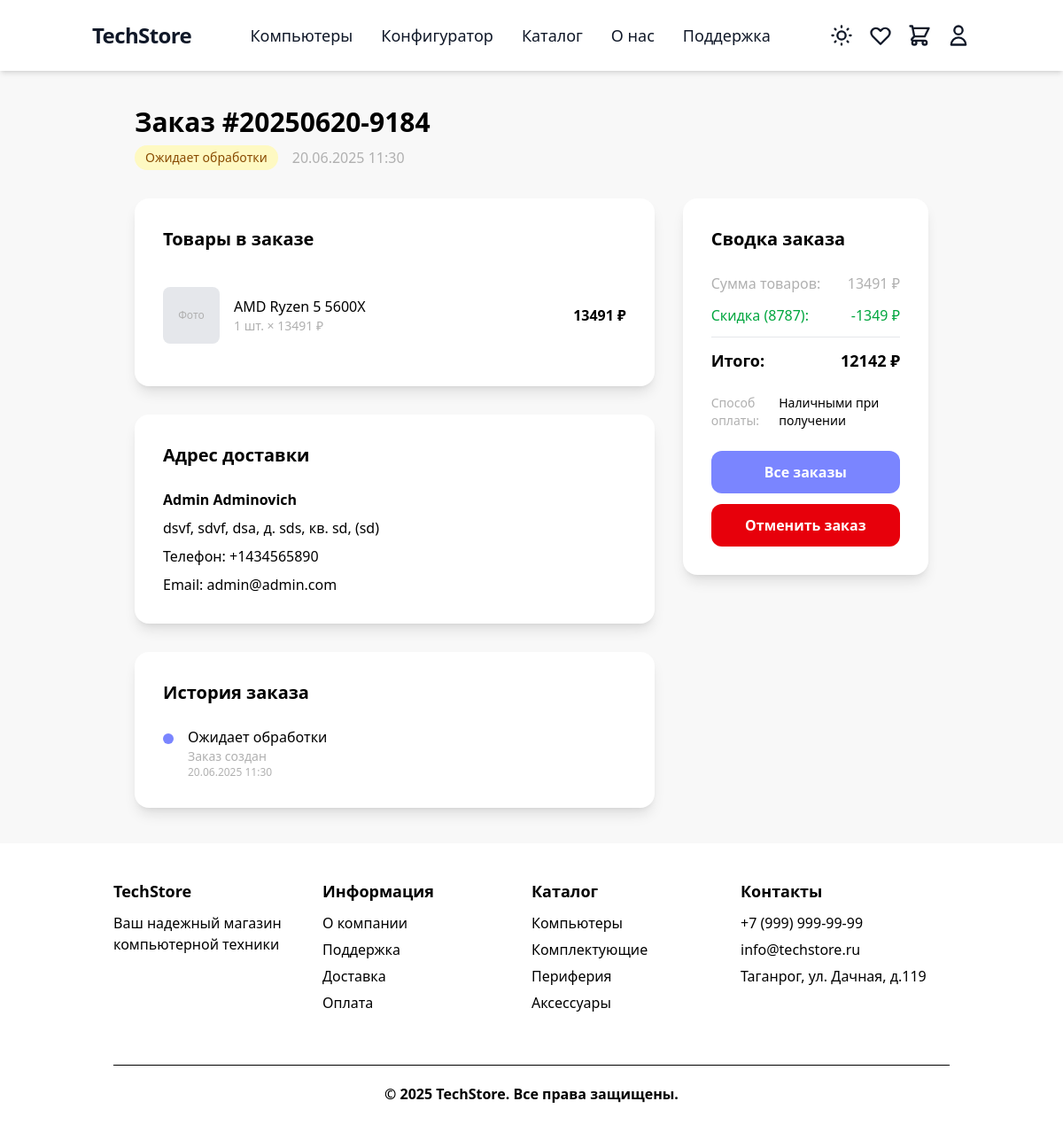
Before: /orders/14/ (signed in) with the older database file.
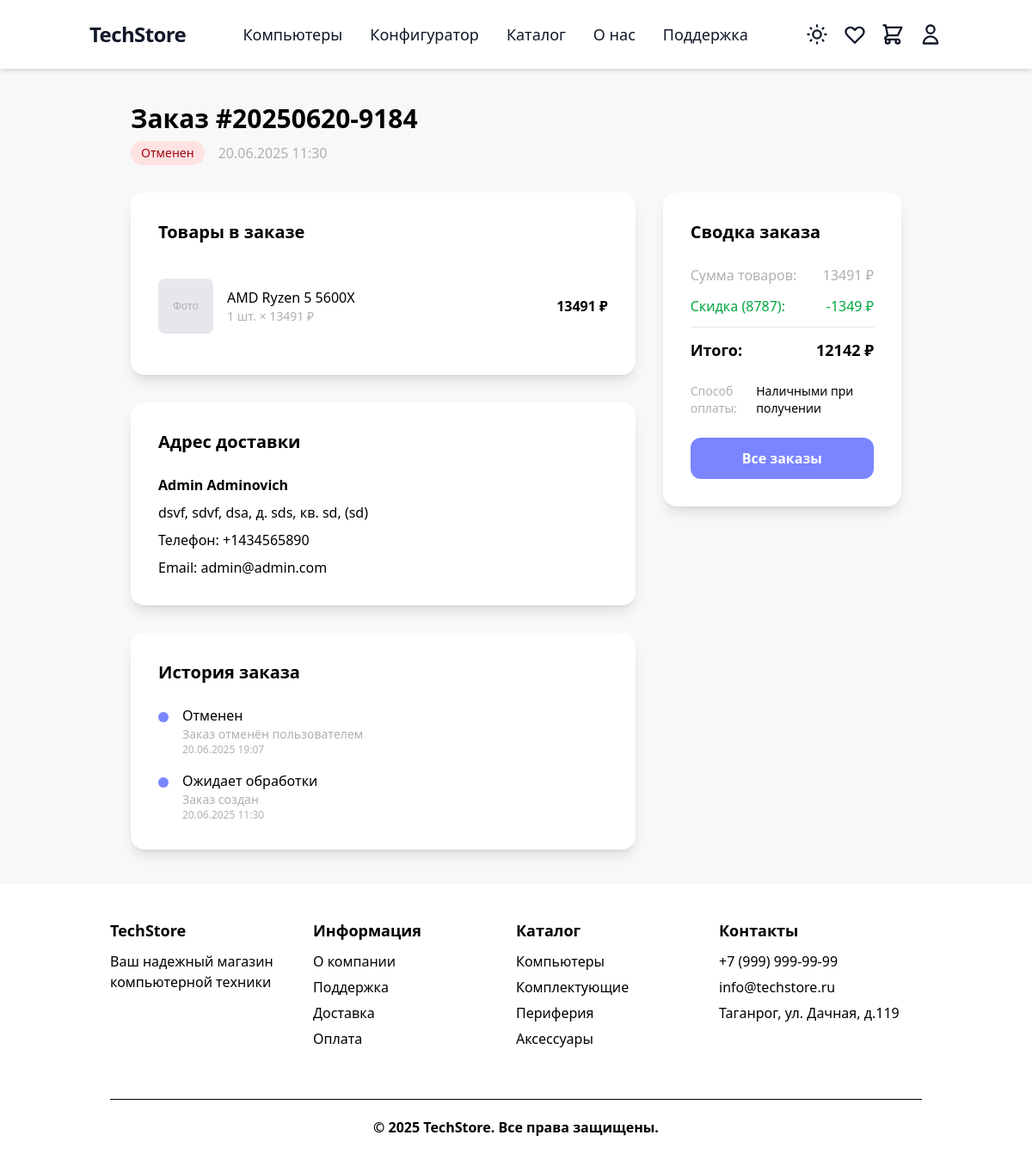
After: the same page with the newer database file.
### order/models.py (models this page shows, shortened)
class Order(models.Model):
    STATUS_CHOICES = [
        ('pending', 'Ожидает обработки'),
        ('confirmed', 'Подтвержден'),
        ('processing', 'В обработке'),
        ('shipped', 'Отправлен'),
        ('delivered', 'Доставлен'),
        ('cancelled', 'Отменен'),
    ]
    PAYMENT_METHOD_CHOICES = [
        ('cash', 'Наличными при получении'),
        ('card', 'Банковской картой'),
        ('online', 'Онлайн оплата'),
    ]
    user = models.ForeignKey(settings.AUTH_USER_MODEL, on_delete=models.CASCADE, related_name='orders')
    order_number = models.CharField('Номер заказа', max_length=20, unique=True)
    status = models.CharField('Статус', max_length=20, choices=STATUS_CHOICES, default='pending')
    first_name = models.CharField('Имя', max_length=100)
    last_name = models.CharField('Фамилия', max_length=100)
    email = models.EmailField('Email')
    phone = models.CharField('Телефон', max_length=20)
    delivery_region = models.CharField('Регион', max_length=100)
    delivery_city = models.CharField('Город', max_length=100)
    delivery_street = models.CharField('Улица', max_length=200)
    delivery_house = models.CharField('Дом', max_length=20)
    delivery_apartment = models.CharField('Квартира', max_length=20, blank=True)
    delivery_postal_code = models.CharField('Почтовый индекс', max_length=20, blank=True)
    subtotal = models.DecimalField('Сумма товаров', max_digits=10, decimal_places=2)
    discount_amount = models.DecimalField('Размер скидки', max_digits=10, decimal_places=2, default=0)
    total_amount = models.DecimalField('Итоговая сумма', max_digits=10, decimal_places=2)
    payment_method = models.CharField('Способ оплаты', max_length=20, choices=PAYMENT_METHOD_CHOICES)
    comment = models.TextField('Комментарий к заказу', blank=True)
    promocode_used = models.CharField('Использованный промокод', max_length=50, blank=True)
    created_at = models.DateTimeField('Дата создания', auto_now_add=True)
    updated_at = models.DateTimeField('Дата обновления', auto_now=True)
    class Meta:
        verbose_name = 'Заказ'
        verbose_name_plural = 'Заказы'
        ordering = ['-created_at']
    @property
    def full_address(self):
        address_parts = [
            self.delivery_region,
            self.delivery_city,
            self.delivery_street,
            f"д. {self.delivery_house}",
        ]
        if self.delivery_apartment:
            address_parts.append(f"кв. {self.delivery_apartment}")
        if self.delivery_postal_code:
            address_parts.append(f"({self.delivery_postal_code})")
        return ", ".join(address_parts)

class OrderItem(models.Model):
    order = models.ForeignKey(Order, verbose_name='Заказ', on_delete=models.CASCADE, related_name='items')
    product = models.ForeignKey(Product, verbose_name='Товар', on_delete=models.CASCADE)
    product_name = models.CharField('Название товара', max_length=200)  # На случай если товар удалят
    product_price = models.DecimalField('Цена за единицу', max_digits=10, decimal_places=2)
    quantity = models.PositiveIntegerField('Количество')
    total_price = models.DecimalField('Общая стоимость', max_digits=10, decimal_places=2)
    class Meta:
        verbose_name = 'Товар в заказе'
        verbose_name_plural = 'Товары в заказе'

class OrderStatusHistory(models.Model):
    order = models.ForeignKey(Order, verbose_name='Заказ', on_delete=models.CASCADE, related_name='status_history')
    status = models.CharField('Статус', max_length=20, choices=Order.STATUS_CHOICES)
    comment = models.TextField('Комментарий', blank=True)
    created_at = models.DateTimeField('Дата изменения', auto_now_add=True)
    created_by = models.ForeignKey(
        settings.AUTH_USER_MODEL,
        on_delete=models.SET_NULL,
        null=True,
        blank=True,
        verbose_name='Изменил'
    )
    class Meta:
        verbose_name = 'История статуса заказа'
        verbose_name_plural = 'История статусов заказов'
        ordering = ['-created_at']

### order/views.py (the view)
# urls.py: path('<int:order_id>/', views.order_detail, name='order_detail'),
@login_required
def order_detail(request, order_id):
    order = get_object_or_404(Order, id=order_id, user=request.user)
    order_items = order.items.select_related('product')
    status_history = order.status_history.all()
    promocode_usage = None
    if order.promocode_used:
        try:
            promocode_usage = PromoCodeUsage.objects.get(
                user=request.user,
                order_id=order.id
            )
        except PromoCodeUsage.DoesNotExist:
            pass
    context = {
        'order': order,
        'order_items': order_items,
        'status_history': status_history,
        'promocode_usage': promocode_usage,
    }
    return render(request, 'order/order_detail.html', context)

### order/templates/order/order_detail.html (shortened to what the changed rows need)
{% extends 'base.html' %}
{% block content %}
<div class="min-h-screen py-10 flex justify-center items-start px-4 sm:px-6 lg:px-8">
    <div class="max-w-4xl w-full">
        <div class="mb-8">
            <h1 class="text-3xl font-bold text-black dark:text-white mb-2">Заказ #{{ order.order_number }}</h1>
            <div class="flex items-center gap-4">
                <span class="px-3 py-1 rounded-full text-sm font-medium
                    {% if order.status == 'pending' %}bg-yellow-100 dark:bg-yellow-900 text-yellow-800 dark:text-yellow-300
                    {% elif order.status == 'confirmed' %}bg-blue-100 dark:bg-blue-900 text-blue-800 dark:text-blue-300
                    {% elif order.status == 'processing' %}bg-purple-100 dark:bg-purple-900 text-purple-800 dark:text-purple-300
                    {% elif order.status == 'shipped' %}bg-orange-100 dark:bg-orange-900 text-orange-800 dark:text-orange-300
                    {% elif order.status == 'delivered' %}bg-green-100 dark:bg-green-900 text-green-800 dark:text-green-300
                    {% elif order.status == 'cancelled' %}bg-red-100 dark:bg-red-900 text-red-800 dark:text-red-300
                    {% endif %}">
                    {{ order.get_status_display }}
                </span>
                <span class="text-[#b0b0b0] dark:text-[#7a8599]">{{ order.created_at|date:"d.m.Y H:i" }}</span>
            </div>
        </div>
        <div class="grid grid-cols-1 lg:grid-cols-3 gap-8">
            <div class="lg:col-span-2 space-y-8">
                <div class="bg-white dark:bg-[#28303F] rounded-2xl p-8 shadow-lg">
                    <h2 class="text-xl font-bold text-black dark:text-white mb-6">Товары в заказе</h2>
                    <div class="space-y-4">
                        {% for item in order_items %}
                        <div class="flex items-center gap-4 py-4 border-b border-[#e5e7eb] dark:border-[#363b4a] last:border-b-0">
                            <div class="w-16 h-16 bg-[#e5e7eb] dark:bg-[#1a2230] rounded-lg flex items-center justify-center">
                                {% if item.product.image %}
                                    <img src="{{ item.product.image.url }}" alt="{{ item.product_name }}" class="w-full h-full object-cover rounded-lg">
                                {% else %}
                                    <span class="text-[#b0b0b0] dark:text-[#7a8599] text-xs">Фото</span>
                                {% endif %}
                            </div>
                            <div class="flex-1">
                                <div class="text-black dark:text-white font-medium">{{ item.product_name }}</div>
                                <div class="text-[#b0b0b0] dark:text-[#7a8599] text-sm">{{ item.quantity }} шт. × {{ item.product_price|floatformat:0 }} ₽</div>
                            </div>
                            <div class="text-black dark:text-white font-bold">
                                {{ item.total_price|floatformat:0 }} ₽
                            </div>
                        </div>
                        {% endfor %}
                    </div>
                </div>
                <div class="bg-white dark:bg-[#28303F] rounded-2xl p-8 shadow-lg">
                    <h2 class="text-xl font-bold text-black dark:text-white mb-6">Адрес доставки</h2>
                    <div class="text-black dark:text-white">
                        <div class="mb-2"><strong>{{ order.first_name }} {{ order.last_name }}</strong></div>
                        <div class="mb-2">{{ order.full_address }}</div>
                        <div class="mb-2">Телефон: {{ order.phone }}</div>
                        <div>Email: {{ order.email }}</div>
                    </div>
                </div>
                {% if status_history %}
                <div class="bg-white dark:bg-[#28303F] rounded-2xl p-8 shadow-lg">
                    <h2 class="text-xl font-bold text-black dark:text-white mb-6">История заказа</h2>
                    <div class="space-y-4">
                        {% for history in status_history %}
                        <div class="flex items-start gap-4">
                            <div class="w-3 h-3 rounded-full bg-[#7a85ff] mt-2 flex-shrink-0"></div>
                            <div class="flex-1">
                                <div class="text-black dark:text-white font-medium">{{ history.get_status_display }}</div>
                                {% if history.comment %}
                                    <div class="text-[#b0b0b0] dark:text-[#7a8599] text-sm">{{ history.comment }}</div>
                                {% endif %}
                                <div class="text-[#b0b0b0] dark:text-[#7a8599] text-xs">{{ history.created_at|date:"d.m.Y H:i" }}</div>
                            </div>
                        </div>
                        {% endfor %}
                    </div>
                </div>
                {% endif %}
            </div>
            <div class="lg:col-span-1">
                <div class="bg-white dark:bg-[#28303F] rounded-2xl p-8 shadow-lg sticky top-20">
                    <h2 class="text-xl font-bold text-black dark:text-white mb-6">Сводка заказа</h2>
                    <div class="space-y-3 mb-6">
                        <div class="flex justify-between text-[#b0b0b0] dark:text-[#7a8599]">
                            <span>Сумма товаров:</span>
                            <span>{{ order.subtotal|floatformat:0 }} ₽</span>
                        </div>
                        {% if order.discount_amount > 0 %}
                        <div class="flex justify-between text-green-600 dark:text-green-400">
                            <span>Скидка{% if order.promocode_used %} ({{ order.promocode_used }}){% endif %}:</span>
                            <span>-{{ order.discount_amount|floatformat:0 }} ₽</span>
                        </div>
                        {% endif %}
                        <div class="flex justify-between text-black dark:text-white text-lg font-bold">
                            <span>Итого:</span>
                            <span>{{ order.total_amount|floatformat:0 }} ₽</span>
                        </div>
                    </div>
                    <div class="space-y-3 text-sm">
                        <div class="flex justify-between">
                            <span class="text-[#b0b0b0] dark:text-[#7a8599]">Способ оплаты:</span>
                            <span class="text-black dark:text-white">{{ order.get_payment_method_display }}</span>
                        </div>
                    </div>
                    <div class="mt-6">
                        <a href="{% url 'users:profile' %}"
                           class="w-full bg-[#7a85ff] hover:bg-[#4b1bb3] text-white py-3 rounded-xl text-center font-bold transition-colors block">
                            Все заказы
                        </a>
                        {% if order.status == 'pending' or order.status == 'processing' %}
                        <button id="cancel-order-btn" type="button"
                            class="w-full mt-3 bg-red-600 hover:bg-red-700 text-white py-3 rounded-xl text-center font-bold transition-colors block">
                            Отменить заказ
                        </button>
                        {% endif %}
                    </div>
                </div>
            </div>
        </div>
    </div>
</div>
{% endblock %}

Changed rows visible on the page:
changed Order "Admin": status "Ожидает обработки" → "Отменен"
added OrderStatusHistory: status "Отменен", comment "Заказ отменён пользователем", created_at "20.06.2025 19:07"
Other visible differences:
text no longer shown: "Отменить заказ"
